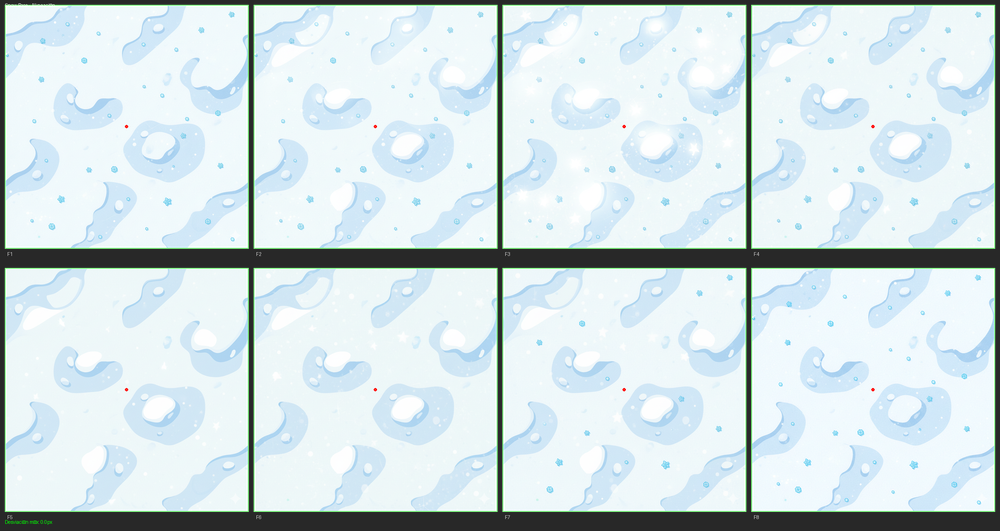
#> input picture utils/alignment_verification/base_alignment.png, 1000 x 531 px, shrunk from 2098 x 1114 before the run
$ python analyze_spritesheet.py alignment_verification/base_alignment.png 5
#> lines starting #> are read from the running program, lines starting #| are printed output that depends on the picture
#!/usr/bin/env python3
"""
analyze_spritesheet.py
Analiza visualmente un sprite sheet y muestra información sobre su estructura.
Útil para diagnosticar problemas con layouts incorrectos.
"""

import sys
from pathlib import Path
from PIL import Image, ImageDraw, ImageFont

def analyze_spritesheet(image_path, expected_frames=None):
    """Analizar y generar visualización de un sprite sheet."""
#> called with expected_frames = 5

    image_path = Path(image_path)

    if not image_path.exists():
        print(f"❌ Archivo no encontrado: {image_path}")
        return

    print(f"\n📄 Analizando: {image_path.name}")

    # Cargar imagen
    img = Image.open(image_path)
#> img is the input picture: PIL image 1000x531 RGBA; mean R, G, B, A 207.9, 222.3, 224.7, 253
    width, height = img.size
#> width = 1000; height = 531

    print(f"  📏 Dimensiones: {width}×{height} px")
#|   📏 Dimensiones: 1000×531 px
    print(f"  🎨 Modo: {img.mode}")
#|   🎨 Modo: RGBA

    # Detectar contenido no transparente
    if img.mode == 'RGBA':
        # Obtener canal alpha
        alpha = img.split()[3]
        bbox = alpha.getbbox()
#> bbox = (0, 0, 1000, 531)

        if bbox:
            x1, y1, x2, y2 = bbox
#> x1 = 0; y1 = 0; x2 = 1000; y2 = 531
            content_width = x2 - x1
#> content_width = 1000
            content_height = y2 - y1
#> content_height = 531
            print(f"  📦 Área con contenido: ({x1}, {y1}) → ({x2}, {y2})")
#|   📦 Área con contenido: (0, 0) → (1000, 531)
            print(f"     Tamaño del contenido: {content_width}×{content_height} px")
#|      Tamaño del contenido: 1000×531 px
        else:
            print(f"  ⚠️ Imagen completamente transparente")
            return

    # Si se especificó número de frames, intentar dividir
    if expected_frames:
        print(f"\n  🔍 Intentando detectar {expected_frames} frames...")

        # Probar diferentes layouts
        layouts_to_try = [
            (expected_frames, 1, "horizontal"),
            (1, expected_frames, "vertical"),
            (expected_frames // 2, 2, "grid 2 filas"),
            (2, expected_frames // 2, "grid 2 columnas"),
            (expected_frames // 3, 3, "grid 3 filas"),
            (3, expected_frames // 3, "grid 3 columnas"),
            (3, 2, "grid 3×2"),
            (2, 3, "grid 2×3"),
        ]

        for cols, rows, desc in layouts_to_try:
            if cols * rows != expected_frames:
                continue

            frame_w = width // cols
            frame_h = height // rows

            print(f"\n  Layout {desc}: {cols}×{rows}")
            print(f"    Tamaño de frame: {frame_w}×{frame_h} px")

            # Analizar cada frame
            empty_frames = 0
            for row in range(rows):
                for col in range(cols):
                    frame_num = row * cols + col + 1
                    x = col * frame_w
                    y = row * frame_h

                    frame = img.crop((x, y, x + frame_w, y + frame_h))

                    # Verificar si el frame tiene contenido
                    if frame.mode == 'RGBA':
                        alpha = frame.split()[3]
                        frame_bbox = alpha.getbbox()

                        if frame_bbox:
                            fx1, fy1, fx2, fy2 = frame_bbox
                            fc_w = fx2 - fx1
                            fc_h = fy2 - fy1
                            print(f"      Frame {frame_num}: contenido {fc_w}×{fc_h} px en ({fx1},{fy1})")
                        else:
                            empty_frames += 1
                            print(f"      Frame {frame_num}: VACÍO")

            if empty_frames > 0:
                print(f"    ⚠️ {empty_frames} frames vacíos detectados")
            else:
                print(f"    ✅ Todos los frames tienen contenido")

    # Crear visualización con grid
    output_path = image_path.parent / f"{image_path.stem}_analysis.png"
    create_grid_visualization(img, output_path, expected_frames)
    print(f"\n  💾 Visualización guardada: {output_path.name}")

def create_grid_visualization(img, output_path, expected_frames=None):
    """Crear una imagen con grid superpuesto para visualizar divisiones."""
#> called with expected_frames = 5

    # Crear copia de la imagen
    vis_img = img.copy().convert('RGBA')
    draw = ImageDraw.Draw(vis_img)

    width, height = img.size
#> width = 1000; height = 531

    if expected_frames:
        # Probar layout más probable
        possible_layouts = [
            (expected_frames, 1),
            (expected_frames // 2, 2),
            (3, 2),
            (2, 3),
        ]

        for cols, rows in possible_layouts:
            if cols * rows == expected_frames:
                frame_w = width // cols
                frame_h = height // rows

                # Dibujar líneas verticales
                for i in range(1, cols):
                    x = i * frame_w
                    draw.line([(x, 0), (x, height)], fill=(255, 0, 0, 200), width=2)

                # Dibujar líneas horizontales
                for i in range(1, rows):
                    y = i * frame_h
                    draw.line([(0, y), (width, y)], fill=(255, 0, 0, 200), width=2)

                # Numerar frames
                for row in range(rows):
                    for col in range(cols):
                        frame_num = row * cols + col + 1
                        x = col * frame_w + 10
                        y = row * frame_h + 10

                        # Fondo para el número
                        draw.rectangle([x-5, y-5, x+25, y+20], fill=(0, 0, 0, 180))
                        draw.text((x, y), str(frame_num), fill=(255, 255, 0, 255))

                break

    vis_img.save(output_path, 'PNG')
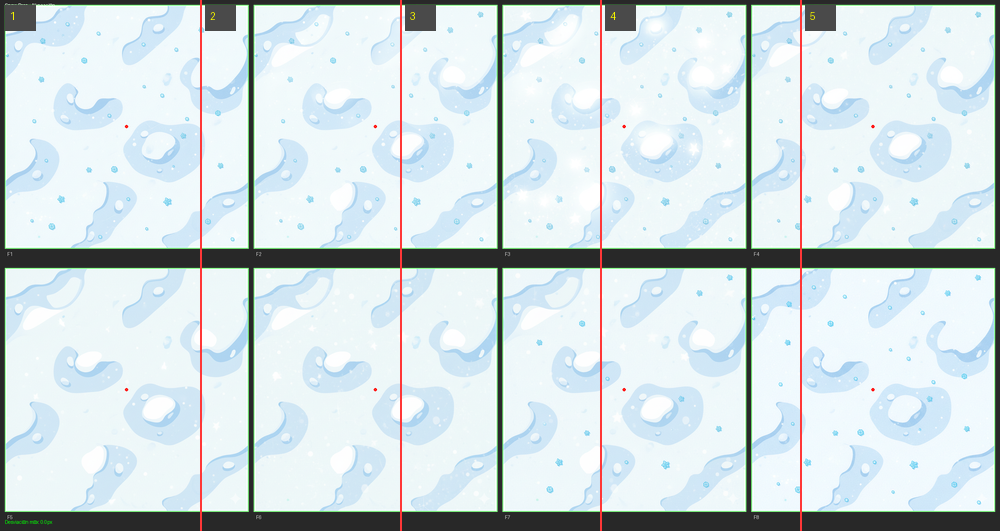
#> saved as base_alignment_analysis.png: PIL image 1000x531 RGBA; mean R, G, B, A 206.6, 218.7, 221, 252.1; transparent parts drawn white

def main():
    if len(sys.argv) < 2:
        print("USO:")
        print(f"  python {sys.argv[0]} <imagen.png> [frames_esperados]")
        print()
        print("EJEMPLO:")
        print(f"  python {sys.argv[0]} lava_decor3_sheet_f6_256.png.backup 6")
        sys.exit(1)

    image_path = sys.argv[1]
    expected_frames = int(sys.argv[2]) if len(sys.argv) > 2 else None

    analyze_spritesheet(image_path, expected_frames)

if __name__ == "__main__":
    main()
